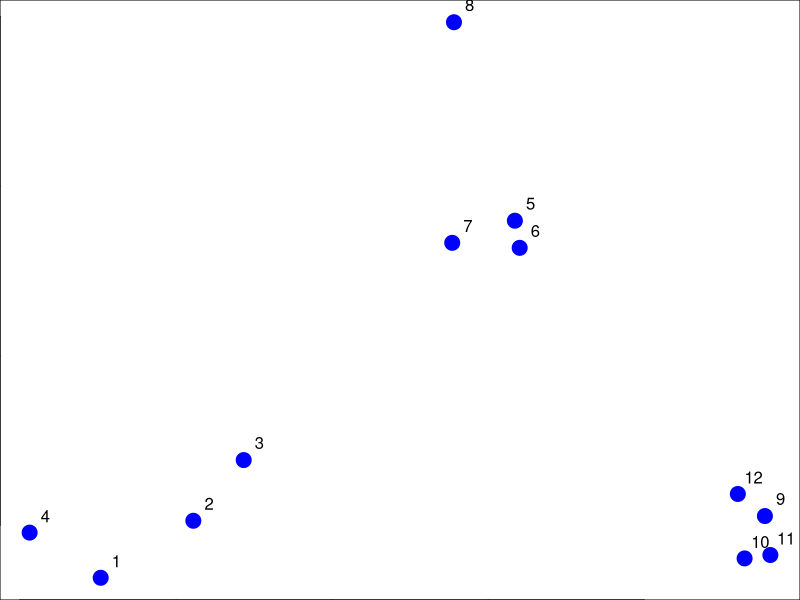
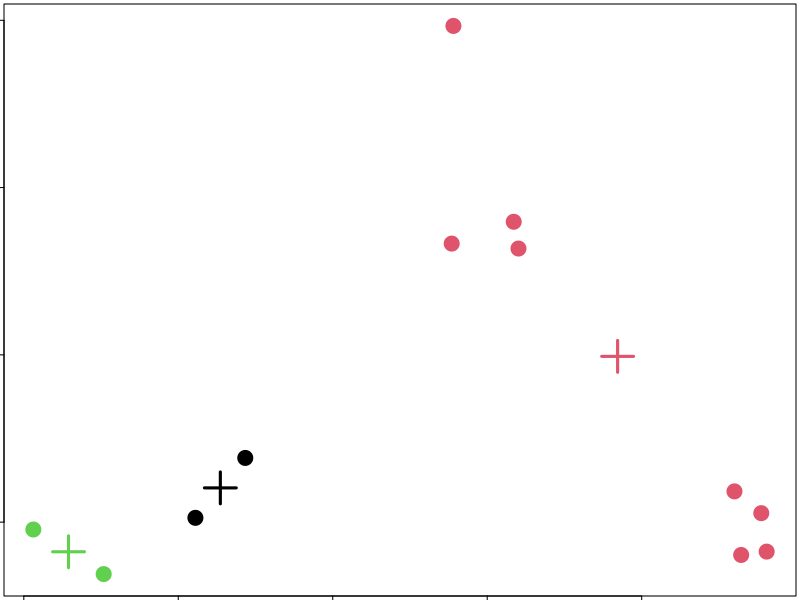
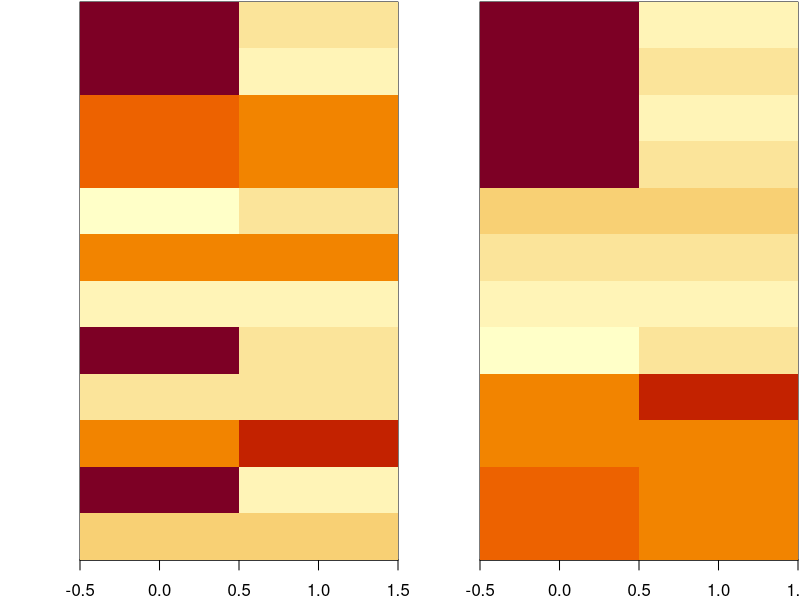

The R source for these figures, in order:
set.seed(1234); par(mar=c(0,0,0,0))
x <- rnorm(12,mean=rep(1:3,each=4),sd=0.2)
y <- rnorm(12,mean=rep(c(1,2,1),each=4),sd=0.2)
plot(x,y,col="blue",pch=19,cex=2)
text(x+0.05,y+0.05,labels=as.character(1:12))

dataFrame <- data.frame(x,y)
kmeansObj <- kmeans(dataFrame,centers=3)
names(kmeansObj)
# [1] "cluster"      "centers"      "totss"        "withinss"     "tot.withinss"
# [6] "betweenss"    "size"         "iter"         "ifault" 

kmeansObj$cluster
# [1] 3 1 1 3 2 2 2 2 2 2 2 2


par(mar=rep(0.2,4))
plot(x,y,col=kmeansObj$cluster,pch=19,cex=2)
points(kmeansObj$centers,col=1:3,pch=3,cex=3,lwd=3)


# Heatmaps
set.seed(1234)
dataMatrix <- as.matrix(dataFrame)[sample(1:12),]
kmeansObj <- kmeans(dataMatrix,centers=3)
par(mfrow=c(1,2), mar = c(2, 4, 0.1, 0.1))
image(t(dataMatrix)[,nrow(dataMatrix):1],yaxt="n")
image(t(dataMatrix)[,order(kmeansObj$cluster)],yaxt="n")

